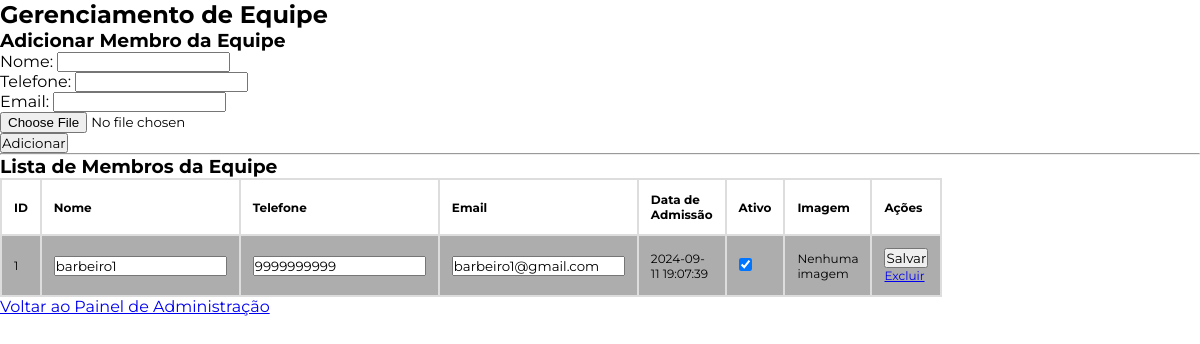
Page /gerenciamentoequipe on the earlier database version.
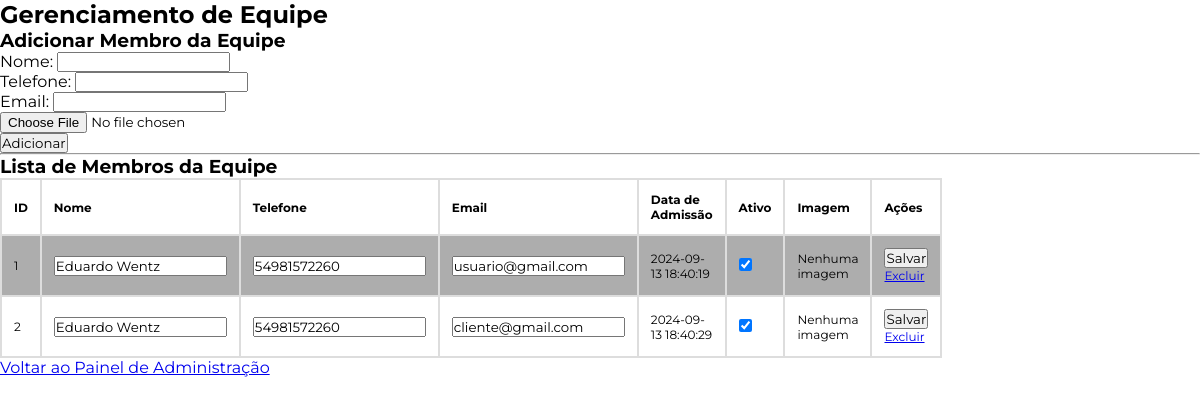
Same page on the later database version.
### tables this page shows
CREATE TABLE Equipe (
            equipe_id INTEGER PRIMARY KEY AUTOINCREMENT,
            nome TEXT NOT NULL,
            telefone TEXT,
            email TEXT UNIQUE,
            data_admissao TEXT DEFAULT (datetime('now')),
            ativo INTEGER DEFAULT 1,
            imagem BLOB  -- Nova coluna para armazenar o caminho da imagem
        );

### app.py (the view, shortened to what this page needs)
@app.route('/gerenciamentoequipe', methods=['GET', 'POST'])
def gerenciar_equipe():
    conn = get_db_connection()
    if request.args.get('excluir'):
        equipe_id = request.args.get('excluir')
        print(f"Excluindo membro da equipe equipe_id: {equipe_id}")  # Debug
        conn.execute('DELETE FROM Equipe WHERE equipe_id = ?', (equipe_id,))
        conn.commit()
        flash('Membro da equipe excluído com sucesso!')
    equipe = conn.execute('SELECT * FROM Equipe').fetchall()
    conn.close()
    return render_template('gerenciamento_equipe.html', equipe=equipe)

### app.py (called while the page is built)
def get_db_connection():
    conn = sqlite3.connect('barbearia.db')
    conn.row_factory = sqlite3.Row  # Permite acessar os resultados como dicionário
    return conn

### templates/gerenciamento_equipe.html (shortened to what this page needs)
<!DOCTYPE html>
<html lang="en">
<head>
    <link rel="stylesheet" type="text/css" href="{{ url_for('static', filename='css/style.css') }}">
</head>
<body>
    <h2>Gerenciamento de Equipe</h2>
    <h3>Adicionar Membro da Equipe</h3>
    <form action="/gerenciamentoequipe" method="POST">
        <label for="nome">Nome:</label>
        <input type="text" id="nome" name="nome" required>
        <br>
        <label for="telefone">Telefone:</label>
        <input type="text" id="telefone" name="telefone">
        <br>
        <label for="email">Email:</label>
        <input type="email" id="email" name="email" required>
        <br>
        <input type="file" name="imagem" accept="image/*">
        <br>
        <button type="submit">Adicionar</button>
    </form>
    <hr>
    <h3>Lista de Membros da Equipe</h3>
    <table border="1">
        <tr>
            <th>ID</th>
            <th>Nome</th>
            <th>Telefone</th>
            <th>Email</th>
            <th>Data de Admissão</th>
            <th>Ativo</th>
            <th>Imagem</th>
            <th>Ações</th>
        </tr>
        {% for membro in equipe %}
        <tr>
            <form action="/gerenciamentoequipe" method="POST" enctype="multipart/form-data">
                <td>{{ membro.equipe_id }}</td>
                <td>
                    <input type="text" name="nome" value="{{ membro.nome }}" required>
                </td>
                <td>
                    <input type="text" name="telefone" value="{{ membro.telefone }}">
                </td>
                <td>
                    <input type="email" name="email" value="{{ membro.email }}" required>
                </td>
                <td>{{ membro.data_admissao }}</td>
                <td>
                    <input type="checkbox" name="ativo" {% if membro.ativo == 1 %}checked{% endif %}>
                </td>
                <td>
                    {% if membro.imagem %}
                        <img src="{{ url_for('imagem', equipe_id=membro.equipe_id) }}" alt="Imagem de {{ membro.nome }}" style="width: 100px; height: auto;">
                    {% else %}
                        Nenhuma imagem
                    {% endif %}
                </td>
                <td>
                    <button type="submit" name="editar">Salvar</button>
                    <a href="?excluir={{ membro.equipe_id }}" onclick="return confirm('Tem certeza que deseja excluir este membro da equipe?');">Excluir</a>
                </td>
            </form>
        </tr>
        {% endfor %}
    </table>
    <a href="/indexadmin">Voltar ao Painel de Administração</a>
</body>
</html>

### static/css/style.css (style rules this page uses)
:root { --cor-principal: #6b0002; --cor-secundaria: black; --cor-terciaria: #fafafa; --animações1: #6b0002; --bordas: #fff; }
* { margin: 0; padding: 0; font-family: 'Montserrat', sans-serif; }
html { scroll-behavior: smooth; }
table { font-family: arial, sans-serif; border-collapse: collapse; width: 40vw; height: 9vw; }
td, th { border: 2px solid #dddddd; text-align: left; font-size: 1.5vh; padding: 12px; }
tr:nth-child(even) { background-color: #adadad; }

Differences in the rows shown:
changed Equipe id 1: nome "barbeiro1" → "Eduardo Wentz"; telefone "9999999999" → "54981572260"; email "barbeiro1@gmail.com" → "usuario@gmail.com"; data_admissao "2024-09-11 19:07:39" → "2024-09-13 18:40:19"
added Equipe: equipe_id "2", nome "Eduardo Wentz", telefone "54981572260", email "cliente@gmail.com", data_admissao "2024-09-13 18:40:29", ativo "☑"
